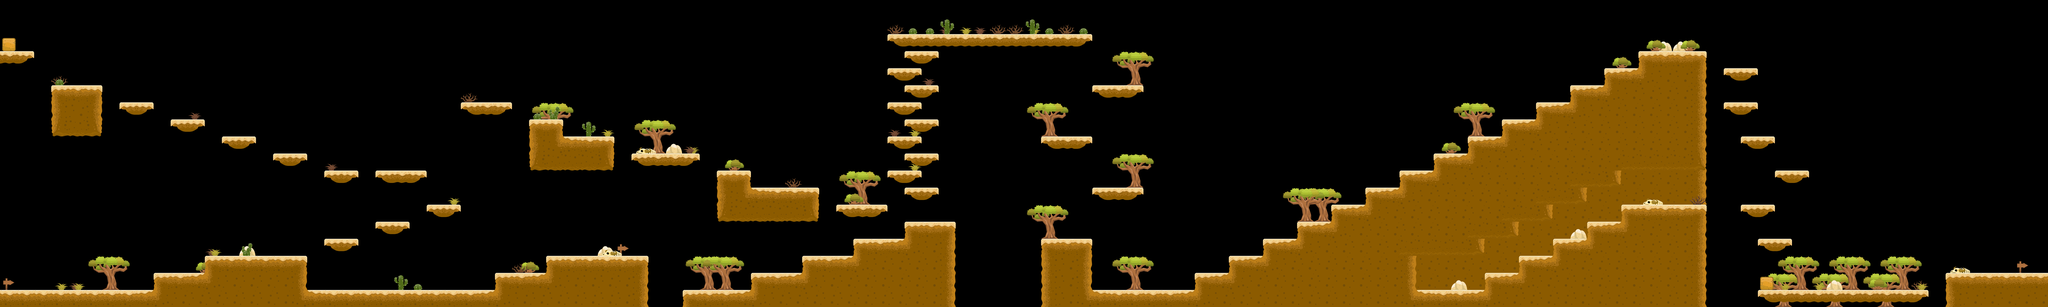

The image is a tile-based game level rendered from a .tmx file. Its description and source (layers, tilesets, objects; grid data summarised) follow:
An orthogonal 120x18 tile map with 128x128 px tiles, 2 tile layers (l1, l2), 2 tilesets and 35 objects.

<map version="1.10" tiledversion="1.10.2" orientation="orthogonal" renderorder="right-down" width="120" height="18" tilewidth="128" tileheight="128" infinite="0" nextlayerid="10" nextobjectid="71">
 <tileset firstgid="1" name="gameart2d-desert" tilewidth="128" tileheight="128" tilecount="40" columns="5">
  <image source="gameart2d-desert.png" width="640" height="1024" />
  <tile id="2">
   <properties>
    <property name="type" type="int" value="1" />
   </properties>
  </tile>
  <tile id="7">
   <properties>
    <property name="type" type="int" value="1" />
   </properties>
  </tile>
 </tileset>
 <tileset firstgid="41" source="background.tsx" />
 <layer id="1" name="l1" width="120" height="18">
  <data>[2160 cells, 164 non-empty, 20 distinct tile ids]</data>
 </layer>
 <objectgroup id="9" name="enemy" />
 <objectgroup id="3" name="ground">
  <object id="19" x="1536" y="1920">
   <polygon points="0,0 768,0 768,384 0,384" />
  </object>
  <object id="20" x="2304" y="2176">
   <polygon points="0,0 1408,0 1408,128 0,128" />
  </object>
  <object id="21" x="3712" y="2048">
   <polygon points="0,0 384,0 384,256 0,256" />
  </object>
  <object id="22" x="4096" y="1920">
   <polygon points="0,0 768,0 768,384 0,384" />
  </object>
  <object id="24" x="5632" y="2048">
   <polygon points="0,0 384,0 384,256 0,256" />
  </object>
  <object id="25" x="6016" y="1920">
   <polyline points="0,0 384,0 384,128 0,128 0,0 0,128" />
  </object>
  <object id="26" x="1152" y="2048">
   <polygon points="0,0 384,0 384,256 0,256" />
  </object>
  <object id="27" x="1536" y="1920">
   <polygon points="0,0 768,0 768,384 0,384" />
  </object>
  <object id="28" x="2304" y="2176">
   <polygon points="0,0 1408,0 1408,128 0,128" />
  </object>
  <object id="29" x="3712" y="2048">
   <polygon points="0,0 384,0 384,128 0,128" />
  </object>
  <object id="30" x="4096" y="1920">
   <polygon points="0,0 768,0 768,128 0,128" />
  </object>
  <object id="31" x="4736" y="2304">
   <polygon points="0,0 128,0 128,-256 0,-256" />
  </object>
  <object id="32" x="5120" y="2304">
   <polyline points="0,0 0,-128 512,-128 512,0 0,0" />
  </object>
  <object id="34" x="5632" y="2176">
   <polygon points="0,0 384,0 384,-128 0,-128" />
  </object>
  <object id="36" x="5120" y="2176">
   <polygon points="0,0 512,0 512,128 0,128 0,0" />
  </object>
  <object id="37" x="0" y="2176">
   <polygon points="0,0 1152,0 1152,128 0,128" />
  </object>
  <object id="38" x="6016" y="1920">
   <polygon points="0,0 384,0 384,128 0,128" />
  </object>
  <object id="39" x="6144" y="1664">
   <polygon points="0,0 -768,0 -768,-256 0,-256" />
  </object>
  <object id="40" x="5376" y="1280">
   <polygon points="0,0 256,0 256,128 0,128" />
  </object>
  <object id="41" x="768" y="1024">
   <polygon points="0,0 -384,0 -384,-384 0,-384" />
  </object>
  <object id="42" x="0" y="384">
   <polygon points="0,0 256,0 254,58 148,90 2,90" />
  </object>
  <object id="43" x="896" y="768">
   <polygon points="0,0 256,0 256,56 132,94 -2,56" />
  </object>
  <object id="46" x="1286" y="902">
   <polygon points="0,0 256,0 256,56 132,94 -2,56" />
  </object>
  <object id="47" x="1670" y="1028">
   <polygon points="0,0 256,0 256,56 132,94 -2,56" />
  </object>
  <object id="48" x="2050" y="1152">
   <polygon points="0,0 256,0 256,56 132,94 -2,56" />
  </object>
  <object id="49" x="2434" y="1280">
   <polygon points="0,0 256,0 256,56 132,94 -2,56" />
  </object>
  <object id="51" x="3200" y="1536">
   <polygon points="0,0 256,0 256,56 132,94 -2,56" />
  </object>
  <object id="52" x="2818" y="1662">
   <polygon points="0,0 256,0 256,56 132,94 -2,56" />
  </object>
  <object id="53" x="2438" y="1798">
   <polygon points="0,0 256,0 256,56 132,94 -2,56" />
  </object>
  <object id="55" x="3208" y="1536">
   <polygon points="0,0 256,0 256,56 132,94 -2,56" />
  </object>
  <object id="56" x="2818" y="1682">
   <polygon points="0,0 256,0 256,56 132,94 -2,56" />
  </object>
  <object id="58" x="2428" y="1792">
   <polygon points="0,0 256,0 256,56 132,94 -2,56" />
  </object>
  <object id="64" x="2816" y="1280">
   <polygon points="0,0 384,0 386,52 340,56 294,88 98,94 54,72 2,54" />
  </object>
 </objectgroup>
 <objectgroup id="8" name="walls">
  <object id="60" x="0" y="2304">
   <polygon points="0,0 -128,0 -128,-3328 0,-3328" />
  </object>
  <object id="61" x="15360" y="2304">
   <polygon points="0,0 128,0 128,-3328 0,-3328" />
  </object>
 </objectgroup>
 <layer id="2" name="l2" width="120" height="18">
  <data>[2160 cells, 627 non-empty, 38 distinct tile ids]</data>
 </layer>
</map>
